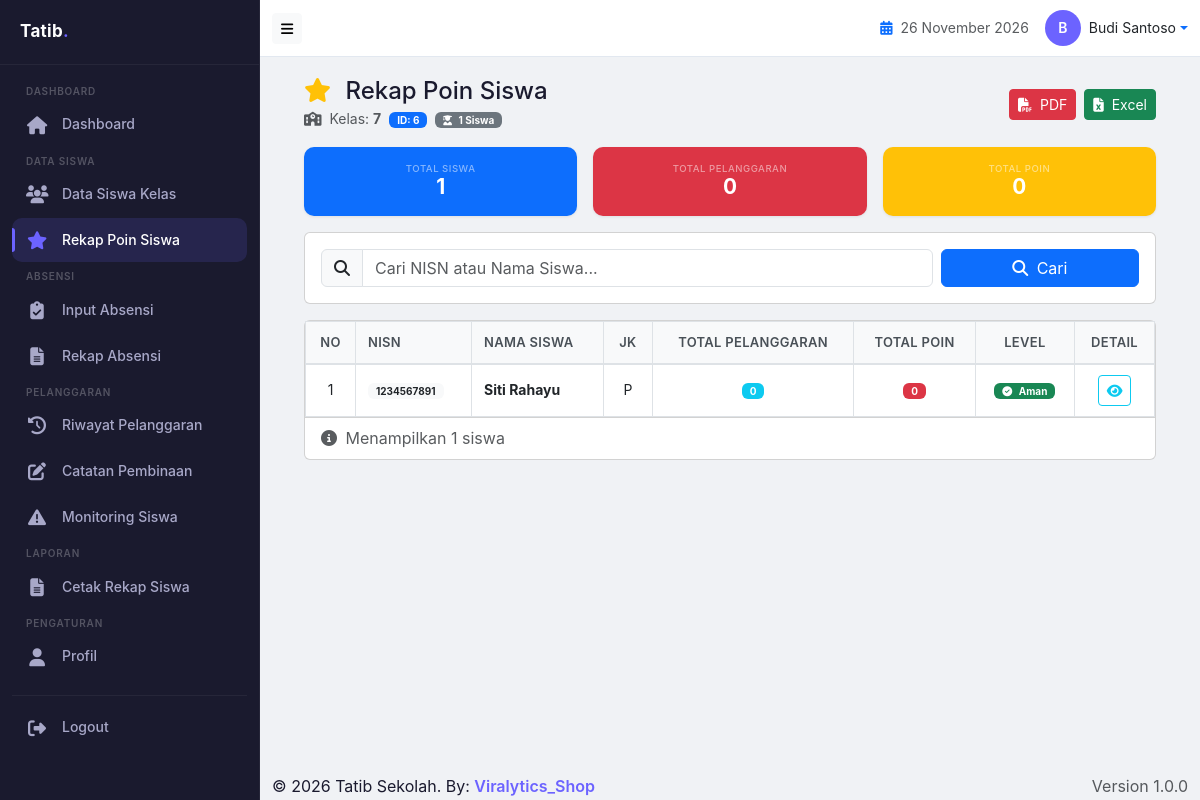
/walikelas/rekap_poin.php (signed in), run on the app's committed database.
### tables this page shows
CREATE TABLE `users` (
  `id` int(11) NOT NULL,
  `username` varchar(50) NOT NULL,
  `password` varchar(255) NOT NULL,
  `nama_lengkap` varchar(100) NOT NULL,
  `nip` varchar(20) DEFAULT NULL,
  `role` enum('admin','guru','bk','walikelas') DEFAULT 'guru',
  `jabatan` varchar(50) DEFAULT NULL,
  `no_hp` varchar(15) DEFAULT NULL,
  `foto` varchar(100) DEFAULT NULL,
  `is_piket` tinyint(1) DEFAULT '0',
  `is_bk` tinyint(1) DEFAULT '0',
  `is_walikelas` tinyint(1) DEFAULT '0',
  `created_at` timestamp NOT NULL DEFAULT CURRENT_TIMESTAMP
);

CREATE TABLE `kelas` (
  `id` int(11) NOT NULL,
  `nama_kelas` varchar(20) NOT NULL,
  `tingkat` varchar(10) DEFAULT NULL,
  `jurusan` varchar(20) DEFAULT NULL,
  `wali_kelas_id` int(11) DEFAULT NULL,
  `tahun_ajaran` varchar(20) DEFAULT NULL,
  `created_at` timestamp NOT NULL DEFAULT CURRENT_TIMESTAMP
);

CREATE TABLE `siswa` (
  `id` int(11) NOT NULL,
  `nisn` varchar(20) NOT NULL,
  `nama_siswa` varchar(100) NOT NULL,
  `kelas_id` int(11) DEFAULT NULL,
  `jenis_kelamin` enum('L','P') DEFAULT NULL,
  `tempat_lahir` varchar(50) DEFAULT NULL,
  `tanggal_lahir` date DEFAULT NULL,
  `alamat` text,
  `no_hp` varchar(15) DEFAULT NULL,
  `poin` int(11) DEFAULT '0',
  `foto` varchar(100) DEFAULT NULL,
  `created_at` timestamp NOT NULL DEFAULT CURRENT_TIMESTAMP
);

### includes/config.php (called while the page is built, shortened)
<?php
require_once APP_PATH . 'includes/db.php';
require_once APP_PATH . 'includes/functions.php';
function isLoggedIn() {
    return isset($_SESSION['user_id']) && isset($_SESSION['username']);
}
function checkLogin() {
    $user = getCurrentUser();
    return true;
}
function getCurrentUser() {
    if (isLoggedIn()) {
        $conn = getDB();
        $id = (int)$_SESSION['user_id'];
        $query = "SELECT * FROM users WHERE id = $id";
        $result = $conn->query($query);
        if ($result && $result->num_rows > 0) {
            return $result->fetch_assoc();
        }
    }
    return null;
}
?>

### includes/db.php (called while the page is built, shortened)
<?php
function getDB() {
    try {
        $conn = new mysqli(DB_HOST, DB_USER, DB_PASS, DB_NAME);
        return $conn;
    } catch (Exception $e) {
        die("Database connection error: " . $e->getMessage());
    }
}
function query($sql) {
    $conn = getDB();
    return $conn->query($sql);
}
function getRow($sql) {
    $result = query($sql);
    return $result->fetch_assoc();
}
function getRows($sql) {
    $result = query($sql);
    $rows = [];
    while ($row = $result->fetch_assoc()) {
        $rows[] = $row;
    }
    return $rows;
}
?>

### includes/functions.php (called while the page is built, shortened)
<?php
function getPengaturan() {
    $result = query("SELECT * FROM pengaturan LIMIT 1");
    return $result->fetch_assoc();
}
function getPoinLevel($poin) {
    $pengaturan = getPengaturan();
    return ['level' => 'Aman', 'color' => 'success', 'icon' => 'fa-check-circle'];
}
?>

### walikelas/rekap_poin.php (the view, shortened to what this page needs)
<?php
include '../includes/config.php';
checkLogin();
$user = getCurrentUser();
$kelas_wali = getRow("SELECT * FROM kelas WHERE wali_kelas_id = " . $user['id']);
$kelas_id = $kelas_wali ? $kelas_wali['id'] : 0;
$nama_kelas = $kelas_wali ? $kelas_wali['nama_kelas'] : 'Belum ditentukan';
$siswa_list = [];
if ($kelas_id > 0) {
    $siswa_list = getRows("SELECT s.*,
                          (SELECT COUNT(*) FROM pelanggaran WHERE siswa_id = s.id) as total_pelanggaran,
                          (SELECT SUM(poin_diperoleh) FROM pelanggaran WHERE siswa_id = s.id AND status = 'disetujui') as total_poin
                          FROM siswa s
                          WHERE s.kelas_id = $kelas_id
                          ORDER BY total_poin DESC");
}
$search = isset($_GET['search']) ? $_GET['search'] : '';
$total_siswa = count($siswa_list);
$total_poin = array_sum(array_column($siswa_list, 'total_poin'));
$total_pelanggaran = array_sum(array_column($siswa_list, 'total_pelanggaran'));
include '../includes/header.php';
include '../includes/sidebar_walikelas.php';
?>
<div class="container-fluid px-2 px-md-3 px-lg-4">
    <div class="d-flex justify-content-between align-items-center flex-wrap mb-3">
        <div>
            <h4 class="mb-0">
                <i class="fas fa-star text-warning me-2"></i> Rekap Poin Siswa
            </h4>
            <small class="text-muted">
                <i class="fas fa-school me-1"></i> Kelas: <strong><?= htmlspecialchars($nama_kelas) ?></strong>
                <?php if ($kelas_id > 0): ?>
                    <span class="badge bg-primary ms-1">ID: <?= $kelas_id ?></span>
                <?php endif; ?>
                <span class="badge bg-secondary ms-1">
                    <i class="fas fa-user-graduate me-1"></i> <?= $total_siswa ?> Siswa
                </span>
            </small>
        </div>
        <div class="d-flex gap-2 flex-wrap">
            <a href="?export=pdf<?= !empty($search) ? '&search=' . urlencode($search) : '' ?>" class="btn btn-danger btn-sm" target="_blank">
                <i class="fas fa-file-pdf me-1"></i> PDF
            </a>
            <a href="?export=excel<?= !empty($search) ? '&search=' . urlencode($search) : '' ?>" class="btn btn-success btn-sm" target="_blank">
                <i class="fas fa-file-excel me-1"></i> Excel
            </a>
        </div>
    </div>
    <?php if ($kelas_id == 0): ?>
        <div class="alert alert-warning">
            <i class="fas fa-exclamation-triangle me-2"></i>
            Anda belum ditugaskan sebagai wali kelas. Silahkan hubungi administrator.
        </div>
    <?php else: ?>
    <div class="row g-2 g-md-3 mb-3">
        <div class="col-4 col-md-4">
            <div class="card stat-card bg-primary text-white h-100">
                <div class="card-body p-2 p-md-3">
                    <div class="text-center">
                        <h6 class="text-white-50 mb-0 text-uppercase" style="font-size: 0.6rem; letter-spacing: 0.5px;">Total Siswa</h6>
                        <h3 class="mb-0" style="font-size: 1.3rem; font-weight: 700;"><?= $total_siswa ?></h3>
                    </div>
                </div>
            </div>
        </div>
        <div class="col-4 col-md-4">
            <div class="card stat-card bg-danger text-white h-100">
                <div class="card-body p-2 p-md-3">
                    <div class="text-center">
                        <h6 class="text-white-50 mb-0 text-uppercase" style="font-size: 0.6rem; letter-spacing: 0.5px;">Total Pelanggaran</h6>
                        <h3 class="mb-0" style="font-size: 1.3rem; font-weight: 700;"><?= $total_pelanggaran ?></h3>
                    </div>
                </div>
            </div>
        </div>
        <div class="col-4 col-md-4">
            <div class="card stat-card bg-warning text-white h-100">
                <div class="card-body p-2 p-md-3">
                    <div class="text-center">
                        <h6 class="text-white-50 mb-0 text-uppercase" style="font-size: 0.6rem; letter-spacing: 0.5px;">Total Poin</h6>
                        <h3 class="mb-0" style="font-size: 1.3rem; font-weight: 700;"><?= number_format($total_poin) ?></h3>
                    </div>
                </div>
            </div>
        </div>
    </div>
    <div class="card mb-3">
        <div class="card-body">
            <form method="GET" action="" class="row g-2">
                <div class="col-md-9">
                    <div class="input-group">
                        <span class="input-group-text"><i class="fas fa-search"></i></span>
                        <input type="text" class="form-control" name="search"
                               placeholder="Cari NISN atau Nama Siswa..."
                               value="<?= htmlspecialchars($search) ?>">
                    </div>
                </div>
                <div class="col-md-3">
                    <button type="submit" class="btn btn-primary w-100">
                        <i class="fas fa-search me-1"></i> Cari
                    </button>
                </div>
            </form>
        </div>
    </div>
    <div class="card">
        <div class="card-body p-0">
            <div class="table-responsive">
                <table class="table table-bordered table-hover mb-0">
                    <thead class="table-light">
                        <tr>
                            <th width="50" class="text-center">No</th>
                            <th>NISN</th>
                            <th>Nama Siswa</th>
                            <th class="text-center">JK</th>
                            <th class="text-center">Total Pelanggaran</th>
                            <th class="text-center">Total Poin</th>
                            <th class="text-center">Level</th>
                            <th class="text-center" width="80">Detail</th>
                        </tr>
                    </thead>
                    <tbody>
                        <?php if (!empty($siswa_list)): ?>
                            <?php $no = 1; foreach ($siswa_list as $siswa): ?>
                                <?php
                                $poin = (int)($siswa['total_poin'] ?? 0);
                                $level = getPoinLevel($poin);
                                $total_pel = (int)($siswa['total_pelanggaran'] ?? 0);
                                ?>
                                <tr>
                                    <td class="text-center"><?= $no++ ?></td>
                                    <td><span class="badge bg-light text-dark"><?= htmlspecialchars($siswa['nisn'] ?? '-') ?></span></td>
                                    <td><strong><?= htmlspecialchars($siswa['nama_siswa']) ?></strong></td>
                                    <td class="text-center"><?= $siswa['jenis_kelamin'] == 'L' ? 'L' : 'P' ?></td>
                                    <td class="text-center">
                                        <span class="badge bg-info"><?= $total_pel ?></span>
                                    </td>
                                    <td class="text-center">
                                        <span class="badge bg-danger"><?= number_format($poin) ?></span>
                                    </td>
                                    <td class="text-center">
                                        <span class="badge bg-<?= $level['color'] ?>">
                                            <i class="fas <?= $level['icon'] ?> me-1"></i> <?= $level['level'] ?>
                                        </span>
                                    </td>
                                    <td class="text-center">
                                        <a href="<?= APP_URL ?>walikelas/siswa_detail_walikelas.php?id=<?= $siswa['id'] ?>"
                                           class="btn btn-outline-info btn-sm" title="Detail">
                                            <i class="fas fa-eye"></i>
                                        </a>
                                    </td>
                                </tr>
                            <?php endforeach; ?>
                        <?php endif; ?>
                    </tbody>
                </table>
            </div>
        </div>
        <?php if (!empty($siswa_list)): ?>
            <div class="card-footer bg-transparent text-muted">
                <i class="fas fa-info-circle me-1"></i>
                Menampilkan <?= count($siswa_list) ?> siswa
            </div>
        <?php endif; ?>
    </div>
    <?php endif; ?>
</div>
<?php include '../includes/footer.php'; ?>

### includes/header.php (shortened to what this page needs)
<?php
$user = getCurrentUser();
?>
<!DOCTYPE html>
<html lang="id">
<head>
    <link href="https://cdn.jsdelivr.net/npm/bootstrap@5.3.0/dist/css/bootstrap.min.css" rel="stylesheet">
    <link href="https://cdnjs.cloudflare.com/ajax/libs/font-awesome/6.4.0/css/all.min.css" rel="stylesheet">
</head>
<body>
    <div class="app-wrapper">
        <?php include APP_PATH . 'includes/sidebar.php'; ?>
        <div class="main-content">
            <nav class="navbar navbar-custom">
                <div class="container-fluid">
                    <div class="d-flex align-items-center">
                        <button class="btn btn-sm btn-light d-none d-md-block" onclick="toggleSidebar()">
                            <i class="fas fa-bars"></i>
                        </button>
                    </div>
                    <div class="d-flex align-items-center ms-auto">
                        <span class="me-3 d-none d-sm-inline text-muted" style="font-size:14px;">
                            <i class="fas fa-calendar-alt text-primary me-1"></i>
                            <?= date('d F Y') ?>
                        </span>
                        <div class="dropdown">
                            <a href="#" class="d-flex align-items-center text-decoration-none dropdown-toggle" data-bs-toggle="dropdown">
                                <div class="avatar-circle">
                                    <?= strtoupper(substr($user['nama_lengkap'] ?? 'U', 0, 1)) ?>
                                </div>
                                <span class="ms-2 d-none d-md-inline text-dark" style="font-size:14px;">
                                    <?= $user['nama_lengkap'] ?? 'User' ?>
                                </span>
                            </a>
                        </div>
                    </div>
                </div>
            </nav>
            <div class="content-wrapper">

### includes/sidebar.php (style rules this page uses)
:root { --primary: #6C63FF; --primary-dark: #5A52D5; --primary-light: #8B83FF; --sidebar-bg: #1A1A2E; --sidebar-text: #A8A8C8; --sidebar-hover: rgba(108, 99, 255, 0.1); --sidebar-active: rgba(108, 99, 255, 0.15); --sidebar-border: rgba(255,255,255,0.05); --sidebar-width: 260px; --sidebar-collapsed: 70px; --body-bg: #F0F2F5; --dark: #1A1A2E; --gray-light: #E2E8F0; --danger: #EF4444; }
* { margin: 0; padding: 0; box-sizing: border-box; }
body { font-family: -apple-system, BlinkMacSystemFont, 'Segoe UI', Roboto, 'Helvetica Neue', Arial, sans-serif; background: var(--body-bg); color: var(--dark); line-height: 1.6; overflow-x: hidden; }
.app-wrapper { display: flex; min-height: 100vh; }
.main-content { margin-left: var(--sidebar-width); flex: 1; min-height: 100vh; display: flex; flex-direction: column; background: var(--body-bg); transition: margin-left 0.2s ease; }
.navbar-custom { background: #fff; border-bottom: 1px solid var(--gray-light); padding: 10px 0; flex-shrink: 0; }
.navbar-custom .avatar-circle { width: 36px; height: 36px; border-radius: 50%; background: var(--primary); color: #fff; display: flex; align-items: center; justify-content: center; font-weight: 600; font-size: 14px; }
.content-wrapper { flex: 1; padding: 20px; background: var(--body-bg); }

### includes/sidebar_walikelas.php (style rules this page uses)
:root { --primary: #6C63FF; --sidebar-bg: #1A1A2E; --sidebar-text: #A8A8C8; --sidebar-hover: rgba(108, 99, 255, 0.1); --sidebar-active: rgba(108, 99, 255, 0.15); --sidebar-border: rgba(255,255,255,0.05); --sidebar-width: 260px; --body-bg: #F0F2F5; --dark: #1A1A2E; --gray-light: #E2E8F0; }
* { margin: 0; padding: 0; box-sizing: border-box; }
body { font-family: -apple-system, BlinkMacSystemFont, 'Segoe UI', Roboto, 'Helvetica Neue', Arial, sans-serif; background: var(--body-bg); color: var(--dark); line-height: 1.6; overflow-x: hidden; }
.app-wrapper { display: flex; min-height: 100vh; }
.main-content { margin-left: var(--sidebar-width); flex: 1; min-height: 100vh; display: flex; flex-direction: column; background: var(--body-bg); }
.navbar-custom { background: #fff; border-bottom: 1px solid var(--gray-light); padding: 10px 0; flex-shrink: 0; }
.navbar-custom .avatar-circle { width: 36px; height: 36px; border-radius: 50%; background: var(--primary); color: #fff; display: flex; align-items: center; justify-content: center; font-weight: 600; font-size: 14px; }
.content-wrapper { flex: 1; padding: 20px; background: var(--body-bg); }
@media (min-width: 769px) { .main-content { margin-left: var(--sidebar-width) !important; } }

### walikelas/rekap_poin.php (style rules this page uses)
.stat-card { border-radius: 10px; border: none; box-shadow: 0 1px 3px rgba(0,0,0,0.08); }
.table-bordered { border: 1px solid #dee2e6; }
.table-bordered th, .table-bordered td { border: 1px solid #dee2e6; padding: 10px 12px; vertical-align: middle; }
.table thead th { background: #f8f9fa; font-weight: 600; font-size: 13px; text-transform: uppercase; letter-spacing: 0.3px; color: #495057; border-bottom: 2px solid #dee2e6; }
.table tbody td { font-size: 14px; }
.badge { font-size: 10px !important; padding: 3px 8px !important; }

### data on the page
users: nama_lengkap "B", nama_lengkap "Budi Santoso"
kelas: nama_kelas "7", id "6"
siswa: nisn "1234567891", nama_siswa "Siti Rahayu", jenis_kelamin "P", total_pel "0", poin "0", level "Aman"

### other printed values
$total_siswa "1"
$total_pelanggaran "0"
$total_poin "0"
count($siswa_list) "1"
APP_NAME "Tatib Sekolah"
APP_VERSION "1.0.0"
